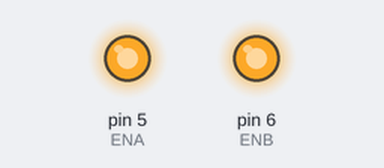
This sketch was run on a simulated Arduino Uno, built with avr-gcc and run on an emulated ATmega328P. Shown: output pins drawn as LEDs (lit = HIGH).

Above: at 0.1 s.
Timing chart, 0 to 1.6 s (numbered marks = the images above):
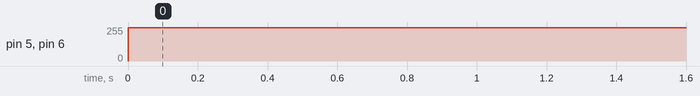

The sketch:

square.ino
```cpp
#define ENA 5
#define ENB 6
#define IN1 7
#define IN2 8
#define IN3 9
#define IN4 11

#define carSpeed 250

void forward(){
  analogWrite(ENA, carSpeed);
  analogWrite(ENB, carSpeed);
  digitalWrite(IN1, HIGH);
  digitalWrite(IN2, LOW);
  digitalWrite(IN3, LOW);
  digitalWrite(IN4, HIGH);
  Serial.println("go forward!");
}

void back(){
  analogWrite(ENA, carSpeed);
  analogWrite(ENB, carSpeed);
  digitalWrite(IN1, LOW);
  digitalWrite(IN2, HIGH);
  digitalWrite(IN3, HIGH);
  digitalWrite(IN4, LOW);
  Serial.println("go back!");
}

void left(){
  analogWrite(ENA, carSpeed);
  analogWrite(ENB, carSpeed);
  digitalWrite(IN1, LOW);
  digitalWrite(IN2, HIGH);
  digitalWrite(IN3, LOW);
  digitalWrite(IN4, HIGH);
  Serial.println("go left!");
}

void right(){
  analogWrite(ENA, carSpeed);
  analogWrite(ENB, carSpeed);
  digitalWrite(IN1, HIGH);
  digitalWrite(IN2, LOW);
  digitalWrite(IN3, HIGH);
  digitalWrite(IN4, LOW);
  Serial.println("go right!");
}

void setup() {

}


void loop() {
  int side_length = 600;
  int turn = 400;
  for (int i = 0; i < 4; i++) {
    forward();
    delay(side_length);
    right();
    delay(turn);
  }
}
```

Measured:
- by itself, pin 5 (ENA), pin 6 (ENB): 0/255 → 250/255 at 0.00 s
